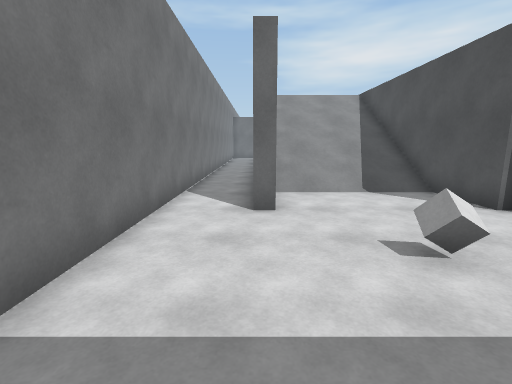
View 1 (above)

24 first-person views from a walk through a Unity game level. The camera is 1.5 m above the floor, tilts 10° down and sees 85° across. The floor is counted in squares, 1 m on a side. Each view is taken from the middle of a square. On the plan, view 1 faces up. The plan holds only what a view shows up to about 14 squares ahead; the rest is blank. The place goes on beyond the plan. The player is left out.

View 2
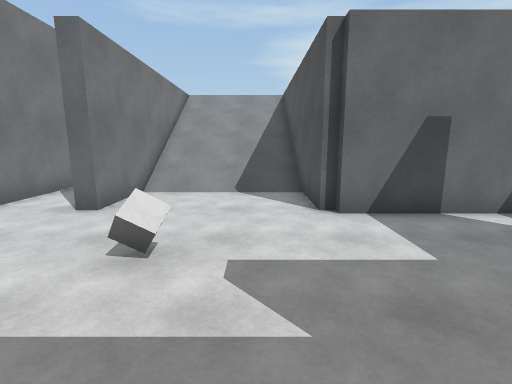

View 3
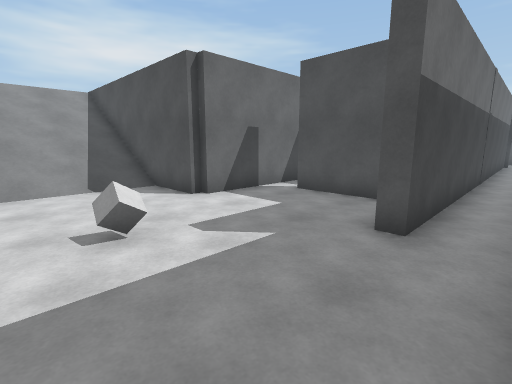

View 4
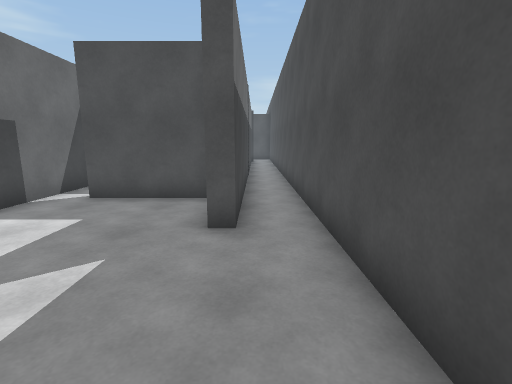

View 5
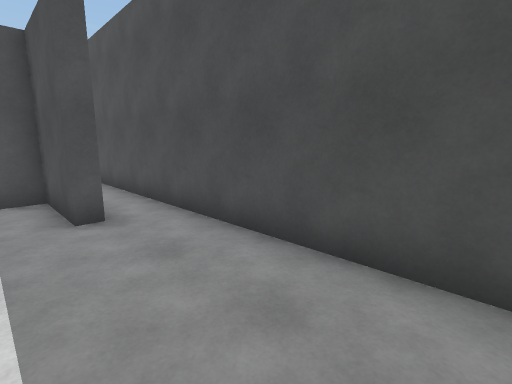

View 6
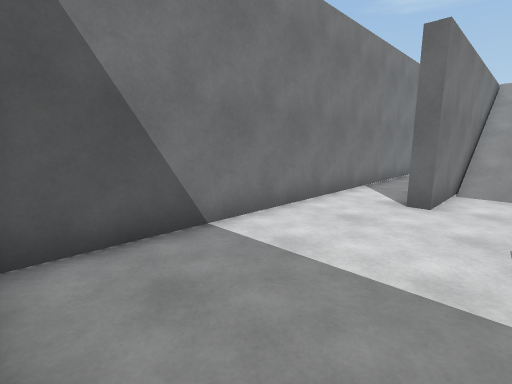

View 7
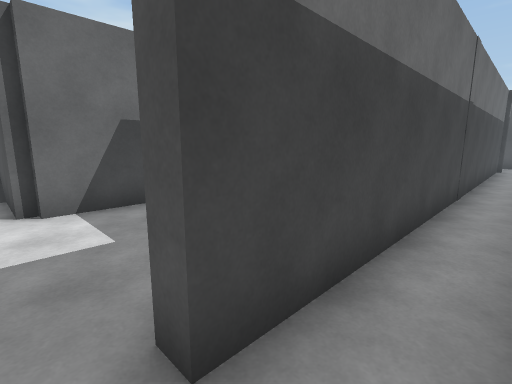

View 8
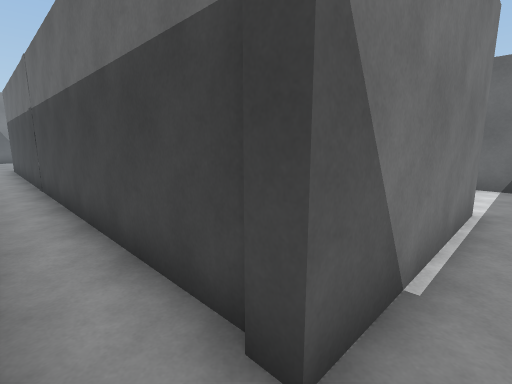

View 9
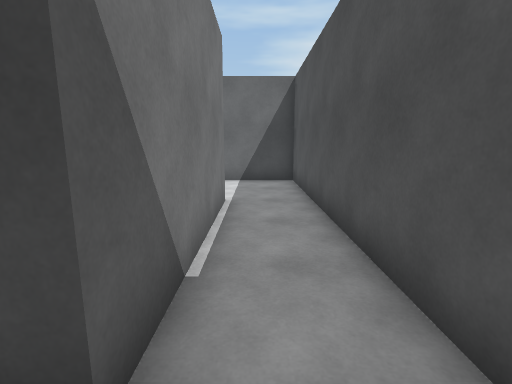

View 10
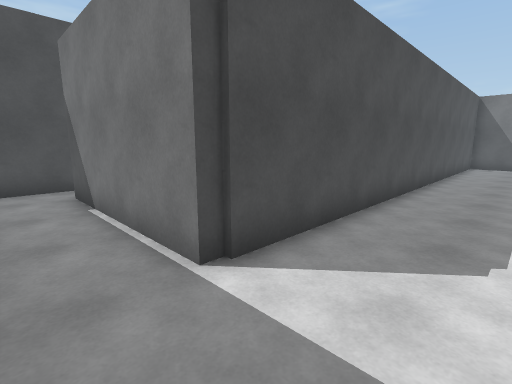

View 11
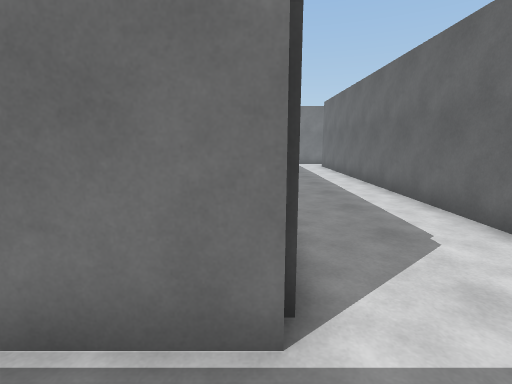

View 12
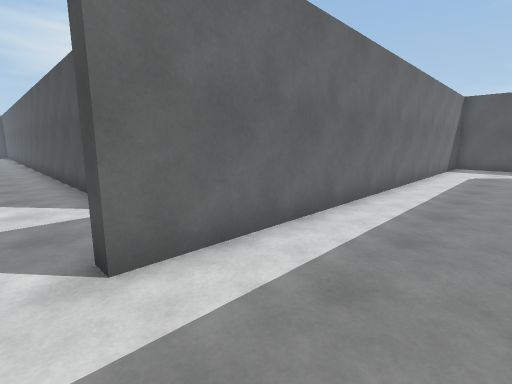

View 13
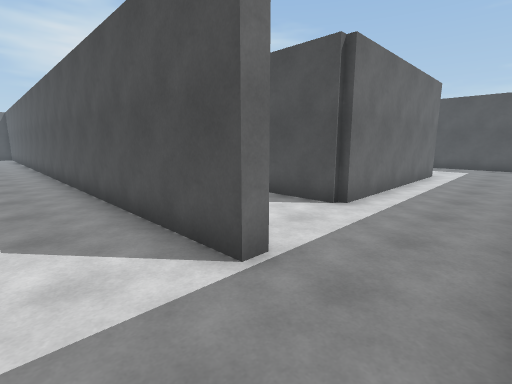

View 14
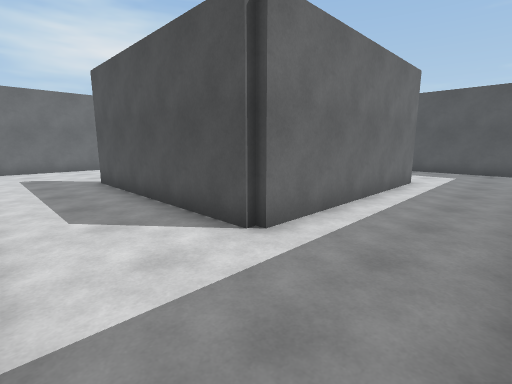

View 15
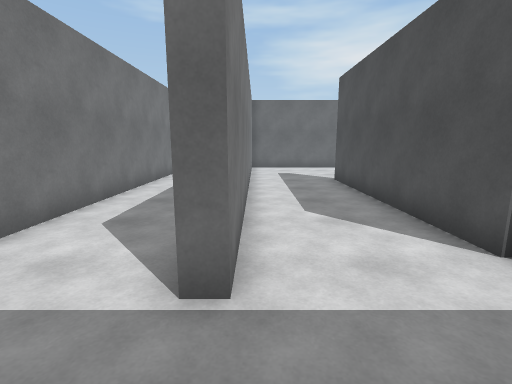

View 16
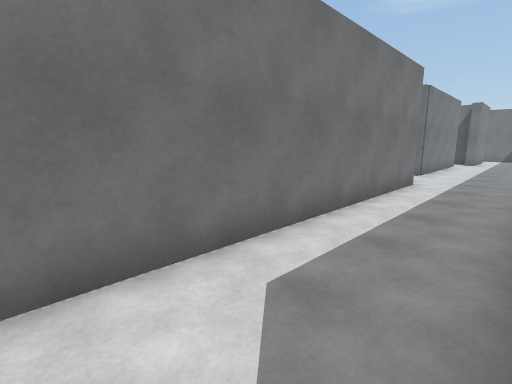

View 17
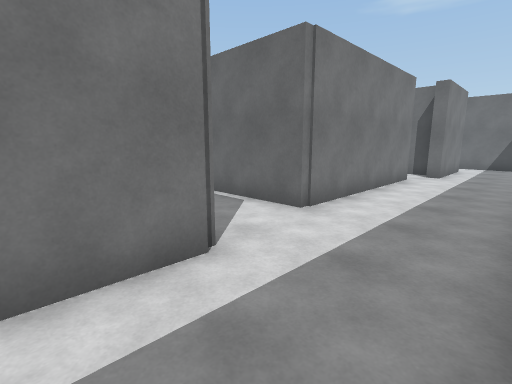

View 18
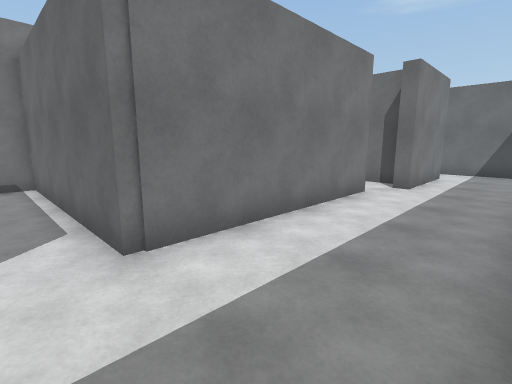

View 19
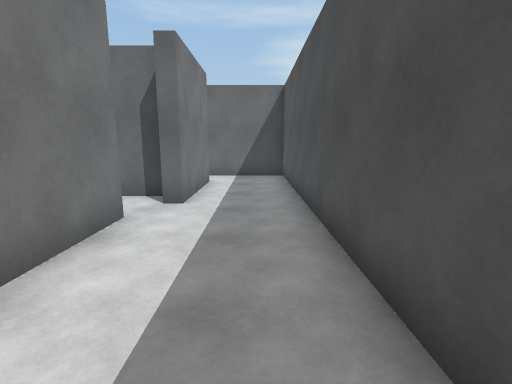

View 20
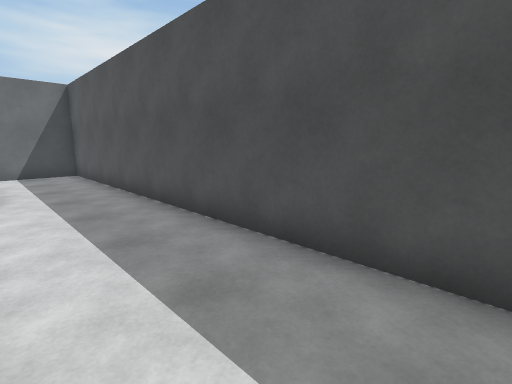

View 21
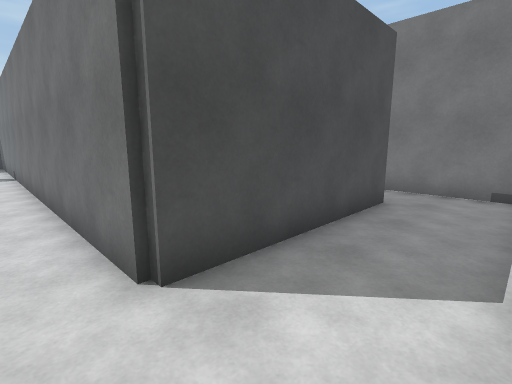

View 22
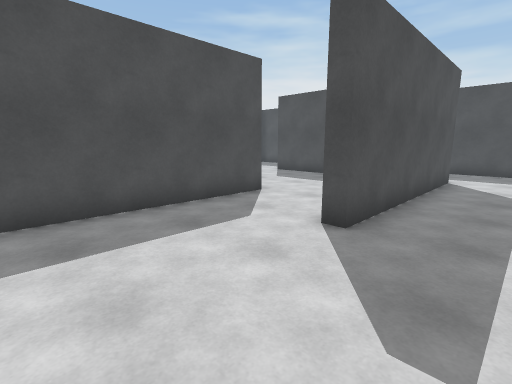

View 23
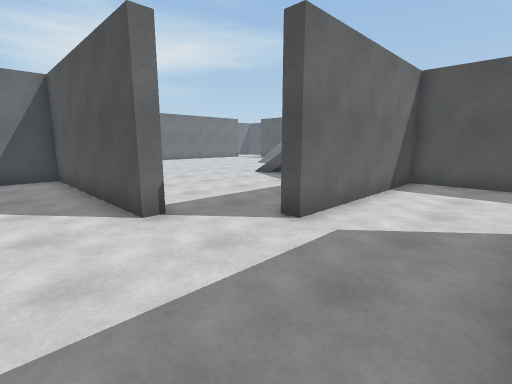

View 24
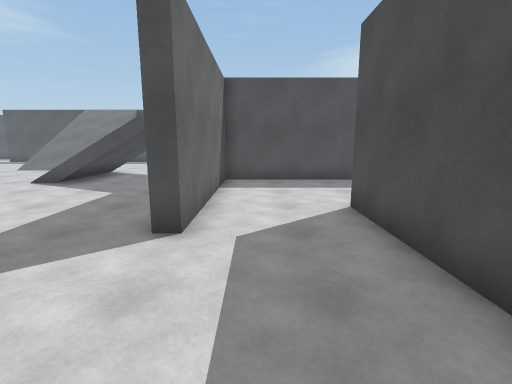

### Floor plan
Key: @ floor where view 1 was taken; # wall or solid block; x gap in a wall; . floor; / step, stairs or slope; = window, fence, low wall or low ledge; C grey cube.
Columns run from 2 left of view 1 to 29 right of it. Each row starts with its distance up from view 1.
 41         x...#
 40         #...#
 39         #...#
 38       ###...#
 37        .#...#
 36        .....#
 35        #....#
 34        #....#
 33        #....#
 32        #....#
 31        #....#
 30        #....#
 29        #....#                 ..
 28 ########....####  ###        ...
 27 #...........#.......#  ...  ...
 26 #...........#.......#  ......
 25 #.      #...#.......# ......
 24         #...#.......# ......
 23         #...#.......#.......
 22         #...#...#...#.......
 21         #...#...#...#.......
 20         #...#...#.........
 19         #...#...#.......
 18         #...#...#.....########
 17         #...#...#............#
 16   =     #...#...# ...........#
 15   # ////#...#...#. ..........#
 14 #.=/////=...#...########.....#
 13 #.=/////=....................#
 12 #.#/////#....................#
 11 #.#/////#...............     #
 10 #.#/////#.####################
  9 #.#/////#....................#
  8 #.#.....  ...................#
  7 #.#..... ....................#
  6 #.......######            #..#
  5 #............             #..#
  4 #..........#              #..#
  3 #...C......#              #..#
  2 #..........#              #..#
  1 #.......###################..#
  0 #.@..........................
 -1 #............................
 -2   ################        ###

Positions as (right, up) in squares from view 1, and headings:
1: (0, 0), facing up
2: (4, 0), facing up
3: (1, -1), facing up-right
4: (1, 0), facing right
5: (0, 2), facing down-right
6: (2, -1), facing up-left
7: (5, -1), facing up-right
8: (25, -1), facing up-left
9: (25, -1), facing up
10: (26, 9), facing down-left
11: (26, 6), facing left
12: (7, 7), facing up-right
13: (7, 11), facing up-right
14: (10, 11), facing up-right
15: (10, 11), facing up
16: (9, 14), facing up-left
17: (9, 23), facing up-left
18: (9, 27), facing up-left
19: (8, 30), facing up
20: (6, 28), facing up-right
21: (7, 28), facing down-left
22: (11, 27), facing down-right
23: (15, 15), facing up-right
24: (15, 17), facing right
